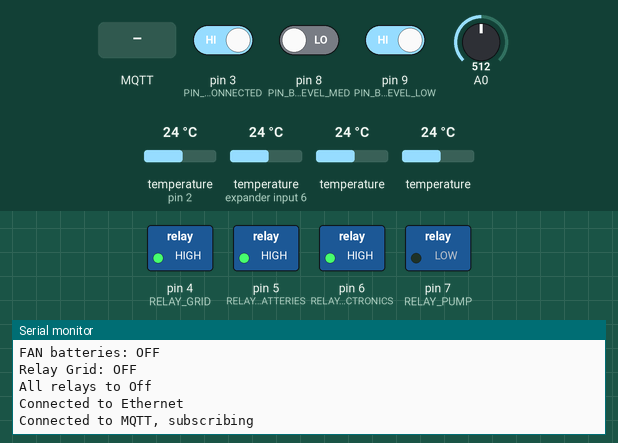
The sketch below on a simulated Arduino Uno, built with avr-gcc and run on an emulated ATmega328P. Shown: switched loads named in the sketch (green lamp = pin HIGH), the last lines printed to the serial monitor. The inputs (shaded band) are chosen by the test bench; at power-on: pin 3 (PIN_GRID_CONNECTED) HIGH, pin 8 (PIN_BATTERY_LEVEL_MED) LOW, pin 9 (PIN_BATTERY_LEVEL_LOW) HIGH, A0 = 512, temperature (sensors on pin 2, expander input 6) 24 °C, temperature 24 °C. WiFi joins after 1.5 s; servers stay silent unless stated; no MQTT or app messages arrive unless stated.

Above: at 3.1 s.
3.2 s: pin 3 (PIN_GRID_CONNECTED) driven LOW
6.6 s: pin 8 (PIN_BATTERY_LEVEL_MED) driven HIGH
19.3 s: pin 9 (PIN_BATTERY_LEVEL_LOW) driven LOW
31.1 s: MQTT message "1" arrives on the first subscribed topic
At 32.1 s:
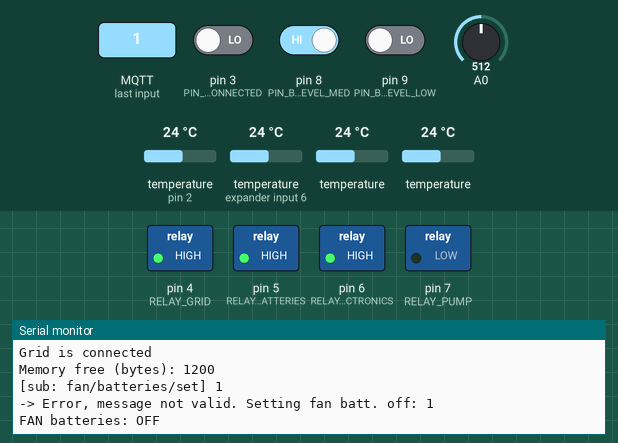
32.7 s: MQTT message "on" arrives on the first subscribed topic
At 34.0 s:
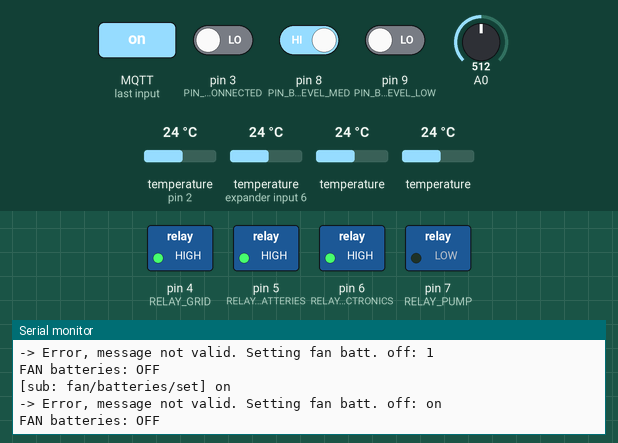
34.3 s: MQTT message "off" arrives on the first subscribed topic
At 34.68 s:
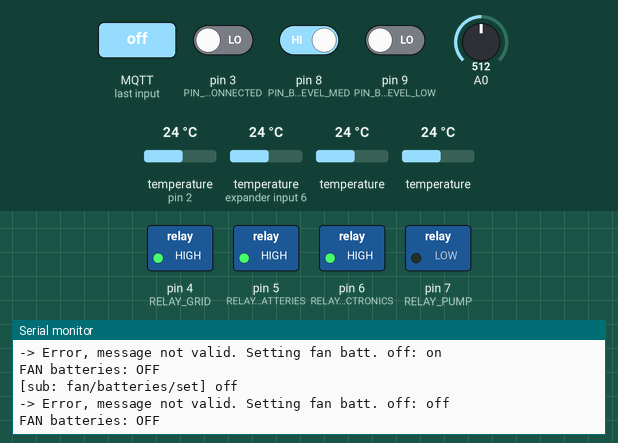

The sketch:

diposit.ino
```cpp
#include <Ethernet.h>
#include <PubSubClient.h>
#include <MemoryFree.h>
#include <OneWire.h>
#include <DallasTemperature.h>

#define ARDUINO_CLIENT_ID "arduino_diposit1"

//tank sensor
#define TOPIC_MEASUREMENTS_TANK_PERCENT "diposit1/percentage"
#define TOPIC_MEASUREMENTS_TANK_LITERS "diposit1/liters"
#define TOPIC_MEASUREMENTS_TANK_HEIGHT "diposit1/height"
#define TOPIC_MEMORY "diposit1/memory"

//temp sensors
#define TOPIC_TEMPERATURE_ELECTRONICS "diposit1/temperature/electronics"
#define TOPIC_TEMPERATURE_BATTERIES "diposit1/temperature/batteries"
#define TOPIC_TEMPERATURE_BATTERIES_CLOSET "diposit1/temperature/batteriescloset"
#define TOPIC_TEMPERATURE_OUTDOOR "diposit1/temperature/outdoor"

//relays
#define TOPIC_FAN_BATTERIES_SET "fan/batteries/set"
#define TOPIC_FAN_BATTERIES_STATUS "fan/batteries/status"
#define TOPIC_FAN_ELECTRONICS_SET "fan/electronics/set"
#define TOPIC_FAN_ELECTRONICS_STATUS "fan/electronics/status"
#define TOPIC_TANK1_PUMP_SET "diposit1/pump/set"
#define TOPIC_TANK1_PUMP_STATUS "diposit1/pump/status"
#define TOPIC_GRID_SET "grid/connection/set"
#define TOPIC_GRID_RELAY_STATUS "grid/connection/action"

//PIN SENSORS
#define TOPIC_BATTERY_LEVEL "battery/level/status"
#define TOPIC_GRID_STATUS "grid/connection/status"

//MQTT messages received
#define COMMAND_START "start"
#define COMMAND_STOP "stop"
//MQTT messages sent
#define STATUS_ON "on"
#define STATUS_OFF "off"
#define BATTERY_LEVEL_HIGH "high"
#define BATTERY_LEVEL_MEDIUM "medium"
#define BATTERY_LEVEL_LOW "low"
#define GRID_CONNECTED "on"
#define GRID_DISCONNECTED "off"

//Relay levels
#define RELAY_PUMP_ON HIGH
#define RELAY_PUMP_OFF LOW
#define RELAY_FAN_ON LOW
#define RELAY_FAN_OFF HIGH
#define RELAY_GRID_ON LOW
#define RELAY_GRID_OFF HIGH

//Used relays
#define RELAY_FAN_BATTERIES 5
#define RELAY_FAN_ELECTRONICS 6
#define RELAY_PUMP 7
#define RELAY_GRID 4

//Read pins for battery and grid status
#define PIN_BATTERY_LEVEL_MED 8
#define PIN_BATTERY_LEVEL_LOW 9
#define PIN_GRID_CONNECTED 3

#define PIN_ACTIVE LOW
#define PIN_INACTIVE HIGH

// Data wire is conntected to the Arduino digital pin 4
#define ONE_WIRE_BUS 2

#define MAX_TIME_BETWEEN_ORDERS 3*60*1000   // 3 minutes

#define TIME_BETWEEN_DATA_PUBLISHED 5 * 1000 //5 seconds

byte mac[]    = {  0xDE, 0xED, 0xBA, 0xFE, 0xFE, 0xEF };
IPAddress ip(192, 168, 2, 75);
IPAddress server(192, 168, 2, 114);

OneWire oneWire(ONE_WIRE_BUS);

// Pass our oneWire reference to Dallas Temperature.
DallasTemperature sensors(&oneWire);

EthernetClient ethClient;
PubSubClient client(ethClient);

//last sensor data published
long lastPublished = 0;

double V0 = 0.52; //Volts without liquid
double V1 = 2.35; //Volts with h1 of liquid
double h1 = 1.32; // height at V1
double level, Vout, aux, i, result;
double area = 5.20; //sq meters of tank
int previousLiters = 0;
int maxHeightCm = 180;
bool mqttEnabled = true;

long lastOrder = 0;     //to store the last time when an order was received

void reconnect() {
  while (!client.connected()) {
    if (client.connect(ARDUINO_CLIENT_ID)) {
      Serial.println(F("Connected to MQTT, subscribing"));
      client.subscribe(TOPIC_FAN_BATTERIES_SET);
      client.subscribe(TOPIC_FAN_ELECTRONICS_SET);
      client.subscribe(TOPIC_TANK1_PUMP_SET);
      client.subscribe(TOPIC_GRID_SET);
    } else {
      Serial.print(F("failed, rc="));
      Serial.print(client.state());
      Serial.println(F(" try in 5s"));
      // Wait 5 seconds before retrying
      delay(5000);
    }
  }
}

//this is not totally required, can be removed if more memory is needed.
//but is useful to identify the 1-wire devices connected.
void printAddress(DeviceAddress deviceAddress)
{
  for (uint8_t i = 0; i < 8; i++)
  {
    Serial.print("0x");
    if (deviceAddress[i] < 0x10) Serial.print("0");
    Serial.print(deviceAddress[i], HEX);
    if (i < 7) Serial.print(", ");
  }
  Serial.println("");
}

void setup()
{

    //Setup default pins to off
  pinMode(RELAY_FAN_BATTERIES, OUTPUT);
  pinMode(RELAY_FAN_ELECTRONICS, OUTPUT);
  pinMode(RELAY_PUMP, OUTPUT);
  pinMode(RELAY_GRID, OUTPUT);

  //Setup sensors to input
  pinMode(PIN_BATTERY_LEVEL_LOW, INPUT);
  pinMode(PIN_BATTERY_LEVEL_MED, INPUT);
  pinMode(PIN_GRID_CONNECTED, INPUT);

  Serial.begin(9600);
  sensors.begin();

  //WARNING:  this can be removed if memory is needed, it is useful only when the addresses are identified
  DeviceAddress tempDeviceAddress;
  int numberOfDevices = sensors.getDeviceCount();
  Serial.print(F("Number of devices: "));
  Serial.println(numberOfDevices, DEC);

  for (int i = 0;  i < numberOfDevices;  i++)
  {
    Serial.print(i+1);
    Serial.print(F(" : "));
    sensors.getAddress(tempDeviceAddress, i);
    printAddress(tempDeviceAddress);
  }
  //WARNING remove until here

  turnAllOff();

  if(mqttEnabled){


    client.setServer(server, 1883);
    client.setCallback(callback);

    Ethernet.begin(mac, ip);
    // Check for Ethernet hardware present
    if (Ethernet.hardwareStatus() == EthernetNoHardware) {
      Serial.println(F("Ethernet shield not found"));
      while (true) {
        delay(1); // do nothing, no point running without Ethernet hardware
      }
    }
    while (Ethernet.linkStatus() == LinkOFF) {
      Serial.println(F("Eth error. 5s retry"));
      delay(5000);
    }
    Serial.println(F("Connected to Ethernet"));
    delay(1500); // Allow hardware to stabilize 1.5 sec
  }

}

void readTempSensors(){

  byte sensorBateries[8] = {0x28, 0x2A, 0x27, 0x79, 0x97, 0x10, 0x03, 0xA9}; //1st on index
  byte sensorExterior[8] = {0x28, 0x07, 0x49, 0x79, 0x97, 0x10, 0x03, 0xE6}; //2nd on o¡index
  byte sensorElectronica[8] = {0x28, 0xCF, 0x72, 0x79, 0x97, 0x11, 0x03, 0xE8}; //3rd on index
  byte sensorArmariBat[8] = {0x28, 0xEF, 0x6F, 0x79, 0x97, 0x10, 0x03, 0x0A};  //4th on index

  sensors.requestTemperatures();

  char cstr[16];
  float tempC;

  tempC = sensors.getTempC(sensorElectronica);
  dtostrf(tempC, 4, 2, cstr);
  client.publish(TOPIC_TEMPERATURE_ELECTRONICS,cstr);
  Serial.print(F("T electronics: "));
  Serial.println(cstr);

  tempC = sensors.getTempC(sensorArmariBat);
  dtostrf(tempC, 4, 2, cstr);
  client.publish(TOPIC_TEMPERATURE_BATTERIES_CLOSET,cstr);
    Serial.print(F("T armari bat: "));
  Serial.println(cstr);

  tempC = sensors.getTempC(sensorBateries);
  dtostrf(tempC, 4, 2, cstr);
  client.publish(TOPIC_TEMPERATURE_BATTERIES,cstr);
    Serial.print(F("T for bat: "));
  Serial.println(cstr);

  tempC = sensors.getTempC(sensorExterior);
  dtostrf(tempC, 4, 2, cstr);
  client.publish(TOPIC_TEMPERATURE_OUTDOOR,cstr);
    Serial.print(F("T outdoor: "));
  Serial.println(cstr);

}

double readHeight()
{
  //Voltaje del Sensor MPC5010DP
  aux=0;
  for(i=0;i<10;i++){
    aux = aux + (float(analogRead(A0))*5.0/1023.0); //v
    delay(5);
  }
  Vout=aux/10.0;

  level  = (Vout - V0) * h1 / (V1 - V0);
  if(level < 0.0){
    level = 0.0;
  }

  Serial.print(F("\n\nVoltaje: "));
  Serial.print(Vout);
  Serial.println(F(" v"));
  Serial.print(F("Nivel: "));
  Serial.print(level);
  Serial.println(F(" m"));

  return level;
}

void measureAndPublishTankLevel(){

  double height;
  int percentage = 0;
  int heightCm = 0;
  int liters = 0;
  // Variable to hold checksum
  unsigned char CS;

  // Array to store incoming serial data
  unsigned char data_buffer[4] = {0};

  height = readHeight();

  heightCm = height * 100;
  liters = height * area * 1000;  //current liters measure
  if(100 < abs(liters-previousLiters)){
    previousLiters = liters;
  }else{
    liters = previousLiters;
  }

  liters = (liters / 50) * 50; //round to 25L
  if(maxHeightCm < heightCm){
    maxHeightCm = heightCm;
  }
  percentage = (100.0 * heightCm) / maxHeightCm;

  if(mqttEnabled){
    char cstr[16];
    itoa(percentage, cstr, 10);
    client.publish(TOPIC_MEASUREMENTS_TANK_PERCENT,cstr);
    itoa(liters, cstr, 10);
    client.publish(TOPIC_MEASUREMENTS_TANK_LITERS,cstr);
    itoa(heightCm, cstr, 10);
    client.publish(TOPIC_MEASUREMENTS_TANK_HEIGHT,cstr);
  }
  Serial.print(F("Percentage: "));
  Serial.println(percentage);
  Serial.print(F("liters: "));
  Serial.println(liters);
  Serial.print(F("Height: "));
  Serial.println(heightCm);

}

void reportMemory(){
  int freeMem = freeMemory();
  if(mqttEnabled){
    char cstr[16];
    itoa(freeMem, cstr, 10);
    client.publish(TOPIC_MEMORY,cstr);
  }
  Serial.print(F("Memory free (bytes): "));
  Serial.println(freeMem);
}

void checkMaxTime(){
  /*Serial.print(F("ms since last order: "));
  Serial.println(millis()-lastOrder);*/
  if(millis()-lastOrder > MAX_TIME_BETWEEN_ORDERS){
    Serial.println(F("Too much time between orders, turning off all pumps"));
    turnAllOff();
    lastOrder=millis();
  }
}

// sub callback function
void callback(char* topic, byte* payload, unsigned int length)
{

  lastOrder = millis();
  Serial.print(F("[sub: "));
  Serial.print(topic);
  Serial.print(F("] "));
  char message[length + 1] = "";
  for (int i = 0; i < length; i++)
    message[i] = (char)payload[i];
  message[length] = '\0';
  Serial.println(message);
  if (strcmp(topic, TOPIC_FAN_BATTERIES_SET) == 0){
    if (strcmp(message, COMMAND_START) == 0){
      turnFanBatteries(true);
    }else if (strcmp(message, COMMAND_STOP) == 0){
      turnFanBatteries(false);
    }else{
      Serial.print(F("-> Error, message not valid. Setting fan batt. off: "));
      Serial.println(message);
      turnFanBatteries(false);
    }
  }else if (strcmp(topic, TOPIC_FAN_ELECTRONICS_SET) == 0){
    if (strcmp(message, COMMAND_START) == 0){
      turnFanElectronics(true);
    }else if (strcmp(message, COMMAND_STOP) == 0){
      turnFanElectronics(false);
    }else{
      Serial.print(F("-> Error, message not valid. Setting fan electr. off: "));
      Serial.println(message);
      turnFanElectronics(false);
    }
  }else if (strcmp(topic, TOPIC_TANK1_PUMP_SET) == 0){
    if (strcmp(message, COMMAND_START) == 0){
      turnPumpTank1(true);
    }else if (strcmp(message, COMMAND_STOP) == 0){
      turnPumpTank1(false);
    }else{
      Serial.print(F("-> Error, message not valid. Setting Pump off: "));
      Serial.println(message);
      turnPumpTank1(false);
    }
  }else if (strcmp(topic, TOPIC_GRID_SET) == 0){
    if (strcmp(message, COMMAND_START) == 0){
      turnRelayGrid(true);
    }else if (strcmp(message, COMMAND_STOP) == 0){
      turnRelayGrid(false);
    }else{
      Serial.print(F("-> Error, message not valid. Setting Grid off: "));
      Serial.println(message);
      turnRelayGrid(false);
    }
  }else{
    Serial.println(F("-> Error, topic not valid"));
    turnAllOff();
  }
}

void turnPumpTank1(bool on){
  if(on){
    turnRelay(RELAY_PUMP, RELAY_PUMP_ON);
    client.publish(TOPIC_TANK1_PUMP_STATUS, STATUS_ON);
    Serial.println(F("PumpTank1: ON"));
  }else{
    turnRelay(RELAY_PUMP, RELAY_PUMP_OFF);
    client.publish(TOPIC_TANK1_PUMP_STATUS, STATUS_OFF);
    Serial.println(F("PumpTank1: OFF"));
  }
}

void turnFanElectronics(bool on){
  if(on){
    turnRelay(RELAY_FAN_ELECTRONICS, RELAY_FAN_ON);
    client.publish(TOPIC_FAN_ELECTRONICS_STATUS, STATUS_ON);
    Serial.println(F("FAN electronics: ON"));
  }else{
    turnRelay(RELAY_FAN_ELECTRONICS, RELAY_FAN_OFF);
    client.publish(TOPIC_FAN_ELECTRONICS_STATUS, STATUS_OFF);
    Serial.println(F("FAN electronics: OFF"));
  }
}

void turnFanBatteries(bool on){
  if(on){
    turnRelay(RELAY_FAN_BATTERIES, RELAY_FAN_ON);
    client.publish(TOPIC_FAN_BATTERIES_STATUS, STATUS_ON);
    Serial.println(F("FAN batteries: ON"));
  }else{
    turnRelay(RELAY_FAN_BATTERIES, RELAY_FAN_OFF);
    client.publish(TOPIC_FAN_BATTERIES_STATUS, STATUS_OFF);
    Serial.println(F("FAN batteries: OFF"));
  }
}

void turnRelayGrid(bool on){
  if(on){
    turnRelay(RELAY_GRID, RELAY_GRID_ON);
    client.publish(TOPIC_GRID_RELAY_STATUS, STATUS_ON);
    Serial.println(F("Relay Grid: ON"));
  }else{
    turnRelay(RELAY_GRID, RELAY_GRID_OFF);
    client.publish(TOPIC_GRID_RELAY_STATUS, STATUS_OFF);
    Serial.println(F("Relay Grid: OFF"));
  }
}

void turnAllOff(){

  turnPumpTank1(false);
  turnFanElectronics(false);
  turnFanBatteries(false);
  turnRelayGrid(false);
  Serial.println(F("All relays to Off"));
}

void turnRelay(int relay, int status) {
  digitalWrite(relay, status);
  delay(100);
}

void readBatteryAndGridSensors(){
  int pinValue = digitalRead(PIN_BATTERY_LEVEL_LOW);
  if(pinValue == PIN_ACTIVE){
    Serial.println(F("Battery level is LOW"));
    client.publish(TOPIC_BATTERY_LEVEL, BATTERY_LEVEL_LOW);
  }else{
    pinValue = digitalRead(PIN_BATTERY_LEVEL_MED);
    if(pinValue == PIN_ACTIVE){
      Serial.println(F("Battery level is MEDIUM"));
      client.publish(TOPIC_BATTERY_LEVEL, BATTERY_LEVEL_MEDIUM);
    }else{
      Serial.println(F("Battery level is HIGH"));
      client.publish(TOPIC_BATTERY_LEVEL, BATTERY_LEVEL_HIGH);
    }
  }
  pinValue = digitalRead(PIN_GRID_CONNECTED);
  if(pinValue == PIN_ACTIVE){
    Serial.println(F("Grid is connected"));
    client.publish(TOPIC_GRID_STATUS, GRID_CONNECTED);
  }else{
    Serial.println(F("Grid is NOT connected"));
    client.publish(TOPIC_GRID_STATUS, GRID_DISCONNECTED);
  }
}

void loop()
{
  if(mqttEnabled){
    if (!client.connected()) {
      reconnect();
    }
    client.loop();
  }
  if(millis()-lastPublished > TIME_BETWEEN_DATA_PUBLISHED){
    measureAndPublishTankLevel();
    readTempSensors();
    readBatteryAndGridSensors();
    reportMemory();
    lastPublished=millis();
  }
  checkMaxTime();
  delay(100);
}
```

Measured:
- after the input at 31.1 s, the serial monitor: prints a new line after 0.08 s (image 1)
- after the input at 32.7 s, the serial monitor: prints a new line after 0.10 s (image 2)
- after the input at 34.3 s, the serial monitor: prints a new line at once (image 3)
